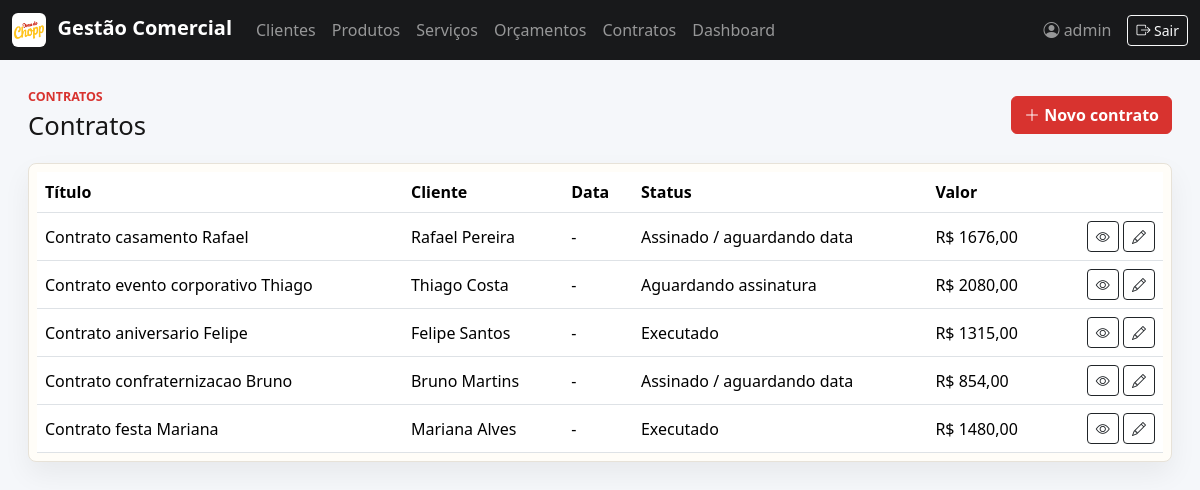
/contratos/ (signed in), run on an earlier commit of the app's database.
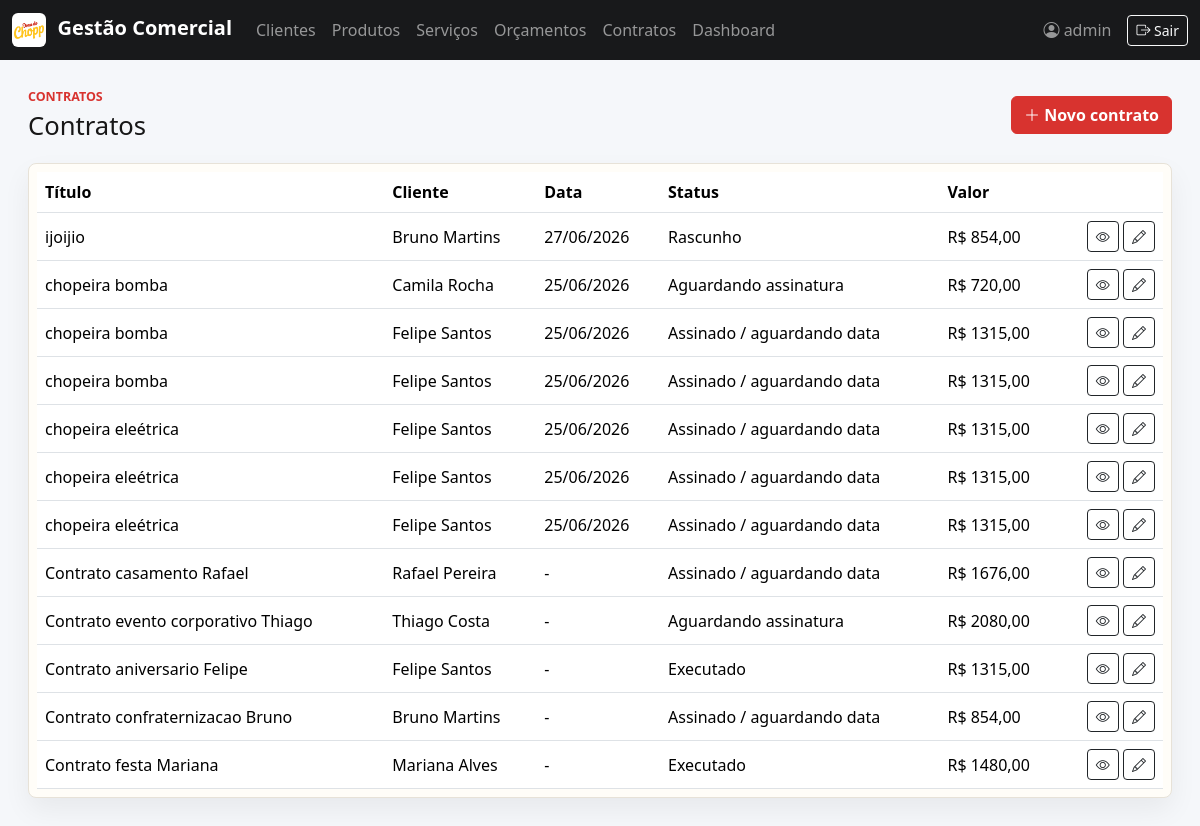
And on a later commit of the database.
### comercial/models.py (models this page shows, shortened)
class TimeStampedModel(models.Model):
    criado_em = models.DateTimeField(auto_now_add=True)
    atualizado_em = models.DateTimeField(auto_now=True)
    class Meta:
        abstract = True

class Contrato(TimeStampedModel):
    TIPOS_MODELO = [
        ("chopeira_eletrica", "Chopeira elétrica"),
        ("casamento", "Casamento"),
        ("contrato_modelo", "Contrato modelo"),
        ("servico_comodato", "Prestação de serviços e comodato"),
        ("personalizado", "Documento personalizado"),
    ]
    STATUS = [
        ("rascunho", "Rascunho"),
        ("aguardando_assinatura", "Aguardando assinatura"),
        ("assinado", "Assinado / aguardando data"),
        ("executado", "Executado"),
        ("cancelado", "Cancelado"),
    ]
    cliente = models.ForeignKey(Cliente, on_delete=models.PROTECT, related_name="contratos")
    usuario = models.ForeignKey(settings.AUTH_USER_MODEL, on_delete=models.PROTECT)
    orcamento = models.ForeignKey(Orcamento, on_delete=models.SET_NULL, blank=True, null=True)
    titulo = models.CharField(max_length=140)
    status = models.CharField(max_length=30, choices=STATUS, default="rascunho")
    tipo_modelo = models.CharField(max_length=30, choices=TIPOS_MODELO, default="chopeira_eletrica")
    data_evento = models.DateField(blank=True, null=True, verbose_name="Data do contrato/evento")
    endereco_evento = models.CharField(max_length=255, blank=True)
    horario_inicio = models.TimeField(blank=True, null=True)
    horario_fim = models.TimeField(blank=True, null=True)
    com_profissional = models.BooleanField(default=False)
    quantidade_profissionais = models.PositiveSmallIntegerField(default=0)
    valor_hora_extra = models.DecimalField(max_digits=10, decimal_places=2, default=Decimal("50.00"))
    valor_pago = models.DecimalField(max_digits=10, decimal_places=2, default=Decimal("0.00"))
    data_pagamento = models.DateField(blank=True, null=True)
    data_vencimento_saldo = models.DateField(blank=True, null=True)
    prazo_chopeira_horas = models.PositiveSmallIntegerField(default=24)
    taxa_nova_instalacao = models.DecimalField(max_digits=10, decimal_places=2, default=Decimal("250.00"))
    cidade_assinatura = models.CharField(max_length=80, default="Fortaleza/CE")
    documento_modelo = models.FileField(upload_to="documentos/modelos/", blank=True, null=True)
    documento_final = models.FileField(upload_to="documentos/finais/", blank=True, null=True)
    placeholders = models.JSONField(default=list, blank=True)
    valores_preenchidos = models.JSONField(default=dict, blank=True)
    data_assinatura_cliente = models.DateField(blank=True, null=True)
    data_assinatura_usuario = models.DateField(blank=True, null=True)
    observacoes = models.TextField(blank=True)
    class Meta:
        ordering = ["-data_evento", "-criado_em"]
    @property
    def valor_total(self):
        return self.orcamento.valor_total if self.orcamento else Decimal("0.00")

class Cliente(TimeStampedModel):
    TIPOS_DOCUMENTO = [
        ("cpf", "CPF"),
        ("cnpj", "CNPJ"),
    ]
    nome_completo = models.CharField(max_length=120)
    tipo_documento = models.CharField(
        max_length=4,
        choices=TIPOS_DOCUMENTO,
        default="cpf",
        verbose_name="Tipo de pessoa",
    )
    documento = models.CharField(max_length=18, unique=True, verbose_name="CPF ou CNPJ")
    email = models.EmailField(max_length=120, blank=True)
    endereco_residencial = models.CharField(max_length=255)
    celular = models.CharField(max_length=20)
    class Meta:
        ordering = ["nome_completo"]
    def __str__(self):
        return self.nome_completo

class Orcamento(TimeStampedModel):
    FORMAS_PAGAMENTO = [
        ("dinheiro", "Dinheiro"),
        ("cartao", "Cartão"),
        ("pix", "PIX"),
        ("boleto", "Boleto"),
    ]
    cliente = models.ForeignKey(Cliente, on_delete=models.PROTECT, related_name="orcamentos")
    usuario = models.ForeignKey(settings.AUTH_USER_MODEL, on_delete=models.PROTECT)
    validade = models.DateField(blank=True, null=True)
    forma_pagamento = models.CharField(max_length=20, choices=FORMAS_PAGAMENTO, default="pix")
    observacoes = models.TextField(blank=True)
    desconto = models.DecimalField(max_digits=10, decimal_places=2, default=Decimal("0.00"))
    logo = models.ImageField(upload_to="logos/", blank=True, null=True)
    arquivo_pdf = models.FileField(upload_to="orcamentos/", blank=True, null=True)
    class Meta:
        ordering = ["-criado_em"]
    @property
    def subtotal_produtos(self):
        return sum((item.total for item in self.itens_produto.all()), Decimal("0.00"))
    @property
    def subtotal_servicos(self):
        return sum((item.total for item in self.itens_servico.all()), Decimal("0.00"))
    @property
    def valor_total(self):
        return self.subtotal_produtos + self.subtotal_servicos - self.desconto

class OrcamentoProduto(models.Model):
    orcamento = models.ForeignKey(Orcamento, on_delete=models.CASCADE, related_name="itens_produto")
    produto = models.ForeignKey(Produto, on_delete=models.PROTECT)
    quantidade = models.DecimalField(max_digits=10, decimal_places=2, default=Decimal("1.00"))
    valor_unitario = models.DecimalField(max_digits=10, decimal_places=2)
    @property
    def total(self):
        return self.quantidade * self.valor_unitario

class OrcamentoServico(models.Model):
    orcamento = models.ForeignKey(Orcamento, on_delete=models.CASCADE, related_name="itens_servico")
    servico = models.ForeignKey(Servico, on_delete=models.PROTECT)
    quantidade = models.DecimalField(max_digits=10, decimal_places=2, default=Decimal("1.00"))
    valor_unitario = models.DecimalField(max_digits=10, decimal_places=2)
    @property
    def total(self):
        return self.quantidade * self.valor_unitario

### comercial/views.py (the view)
# urls.py: path("contratos/", views.contrato_list, name="contrato_list"),
@login_required
def contrato_list(request):
    contratos = Contrato.objects.select_related("cliente", "usuario", "orcamento")
    return render(request, "comercial/contratos/list.html", {"contratos": contratos})

### templates/comercial/contratos/list.html
{% extends "base.html" %}
{% block content %}
<section class="page-header">
    <div><p class="eyebrow">Contratos</p><h1>Contratos</h1></div>
    <a class="btn btn-brand" href="{% url 'contrato_create' %}"><i class="bi bi-plus-lg"></i> Novo contrato</a>
</section>
<div class="table-wrap">
    <table class="table table-hover align-middle">
        <thead><tr><th>Título</th><th>Cliente</th><th>Data</th><th>Status</th><th>Valor</th><th></th></tr></thead>
        <tbody>
        {% for contrato in contratos %}
            <tr>
                <td>{{ contrato.titulo }}</td>
                <td>{{ contrato.cliente }}</td>
                <td>{{ contrato.data_evento|date:"d/m/Y"|default:"-" }}</td>
                <td>{{ contrato.get_status_display }}</td>
                <td>R$ {{ contrato.valor_total|floatformat:2 }}</td>
                <td class="text-end">
                    <a class="btn btn-sm btn-outline-dark" href="{% url 'contrato_detail' contrato.pk %}"><i class="bi bi-eye"></i></a>
                    <a class="btn btn-sm btn-outline-dark" href="{% url 'contrato_update' contrato.pk %}"><i class="bi bi-pencil"></i></a>
                </td>
            </tr>
        {% empty %}<tr><td colspan="6">Nenhum contrato cadastrado.</td></tr>{% endfor %}
        </tbody>
    </table>
</div>
{% endblock %}

### templates/base.html (shortened to what this page needs)
{% load static %}
<!doctype html>
<html lang="pt-br">
<head>
    <link href="https://cdn.jsdelivr.net/npm/bootstrap@5.3.3/dist/css/bootstrap.min.css" rel="stylesheet">
    <link href="https://cdn.jsdelivr.net/npm/bootstrap-icons@1.11.3/font/bootstrap-icons.css" rel="stylesheet">
    <link href="{% static 'css/app.css' %}?v=20260622-2" rel="stylesheet">
</head>
<body>
{% if user.is_authenticated %}
<nav class="navbar navbar-expand-lg navbar-dark bg-brand">
    <div class="container-fluid">
        <a class="navbar-brand fw-bold" href="{% url 'home' %}">
            <img src="{% static 'img/logo2.png' %}" alt="Logo" class="nav-logo">
            Gestão Comercial
        </a>
        <div class="collapse navbar-collapse" id="mainNav">
            <ul class="navbar-nav me-auto">
                <li class="nav-item"><a class="nav-link" href="{% url 'cliente_list' %}">Clientes</a></li>
                <li class="nav-item"><a class="nav-link" href="{% url 'produto_list' %}">Produtos</a></li>
                <li class="nav-item"><a class="nav-link" href="{% url 'servico_list' %}">Serviços</a></li>
                <li class="nav-item"><a class="nav-link" href="{% url 'orcamento_list' %}">Orçamentos</a></li>
                <li class="nav-item"><a class="nav-link" href="{% url 'contrato_list' %}">Contratos</a></li>
                <li class="nav-item"><a class="nav-link" href="{% url 'dashboard' %}">Dashboard</a></li>
            </ul>
            <span class="navbar-text me-3">
                <i class="bi bi-person-circle"></i>
                {{ user.get_full_name|default:user.username }}
            </span>
            <form method="post" action="{% url 'logout' %}">
                <button class="btn btn-sm btn-outline-light" type="submit">
                    <i class="bi bi-box-arrow-right"></i> Sair
                </button>
            </form>
        </div>
    </div>
</nav>
{% endif %}
<main class="container-fluid page-shell">
    {% block content %}{% endblock %}
</main>
</body>
</html>

### static/css/app.css (style rules this page uses)
:root { --brand-red: #d8332f; --brand-yellow: #ffc52f; --ink: #171717; --muted: #6d7178; --line: #e7e2d8; --paper: #fffdf8; --soft: #f5f7fa; }
body { background: var(--soft); color: var(--ink); }
.bg-brand { background: #18191b; }
.nav-logo { width: 34px; height: 34px; object-fit: contain; margin-right: .4rem; background: #fff; border-radius: 6px; padding: 2px; }
.page-shell { padding: 28px; }
.page-header { max-width: 1180px; margin: 0 auto 22px; display: flex; align-items: center; justify-content: space-between; gap: 16px; }
.page-header h1 { font-size: clamp(1.6rem, 2vw, 2.2rem); margin: 0; }
.eyebrow { margin: 0 0 4px; color: var(--brand-red); font-weight: 700; text-transform: uppercase; font-size: .78rem; }
.btn-brand { --bs-btn-bg: var(--brand-red); --bs-btn-border-color: var(--brand-red); --bs-btn-color: #fff; --bs-btn-hover-bg: #b82926; --bs-btn-hover-border-color: #b82926; font-weight: 700; }
.login-panel, .surface, .table-wrap, .metric, .module-card { background: var(--paper); border: 1px solid var(--line); border-radius: 8px; box-shadow: 0 12px 28px rgba(20, 20, 20, .06); }
.table-wrap { max-width: 1180px; margin: 0 auto; overflow-x: auto; padding: 8px; }
.table { margin-bottom: 0; }

What changed in the data, as far as the page shows it:
added Contrato: titulo "ijoijio", cliente "Bruno Martins", data_evento "27/06/2026", status "Rascunho", valor_total "854,00"
added Contrato: titulo "chopeira bomba", cliente "Camila Rocha", data_evento "25/06/2026", status "Aguardando assinatura", valor_total "720,00"
added Contrato: titulo "chopeira bomba", cliente "Felipe Santos", data_evento "25/06/2026", status "Assinado / aguardando data", valor_total "1315,00"
added Contrato: titulo "chopeira bomba", cliente "Felipe Santos", data_evento "25/06/2026", status "Assinado / aguardando data", valor_total "1315,00"
added Contrato: titulo "chopeira eleétrica", cliente "Felipe Santos", data_evento "25/06/2026", status "Assinado / aguardando data", valor_total "1315,00"
added Contrato: titulo "chopeira eleétrica", cliente "Felipe Santos", data_evento "25/06/2026", status "Assinado / aguardando data", valor_total "1315,00"
added Contrato: titulo "chopeira eleétrica", cliente "Felipe Santos", data_evento "25/06/2026", status "Assinado / aguardando data", valor_total "1315,00"
